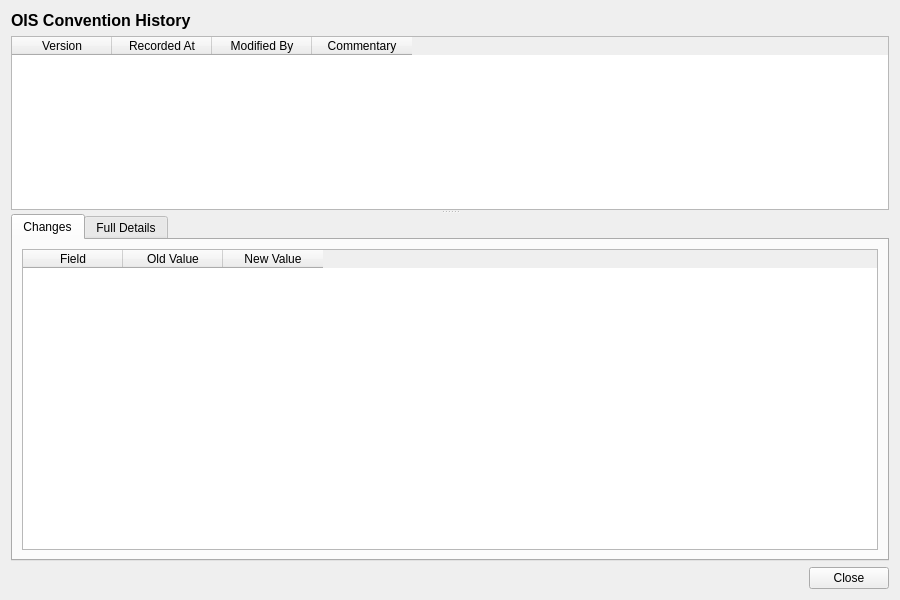
<?xml version="1.0" encoding="UTF-8"?>
<ui version="4.0">
 <class>OisConventionHistoryDialog</class>
 <widget class="QWidget" name="OisConventionHistoryDialog">
  <property name="geometry">
   <rect>
    <x>0</x>
    <y>0</y>
    <width>900</width>
    <height>600</height>
   </rect>
  </property>
  <property name="windowTitle">
   <string>OIS Convention History</string>
  </property>
  <layout class="QVBoxLayout" name="verticalLayout">
   <item>
    <widget class="QLabel" name="titleLabel">
     <property name="font">
      <font>
       <pointsize>12</pointsize>
       <bold>true</bold>
      </font>
     </property>
     <property name="text">
      <string>OIS Convention History</string>
     </property>
    </widget>
   </item>
   <item>
    <widget class="QSplitter" name="splitter">
     <property name="orientation">
      <enum>Qt::Vertical</enum>
     </property>
     <widget class="QTableWidget" name="versionListWidget">
      <property name="minimumHeight">
       <number>150</number>
      </property>
      <property name="maximumHeight">
       <number>250</number>
      </property>
      <property name="alternatingRowColors">
       <bool>true</bool>
      </property>
      <property name="editTriggers">
       <set>QAbstractItemView::NoEditTriggers</set>
      </property>
      <property name="selectionMode">
       <enum>QAbstractItemView::SingleSelection</enum>
      </property>
      <property name="selectionBehavior">
       <enum>QAbstractItemView::SelectRows</enum>
      </property>
      <column>
       <property name="text">
        <string>Version</string>
       </property>
      </column>
      <column>
       <property name="text">
        <string>Recorded At</string>
       </property>
      </column>
      <column>
       <property name="text">
        <string>Modified By</string>
       </property>
      </column>
      <column>
       <property name="text">
        <string>Commentary</string>
       </property>
      </column>
     </widget>
     <widget class="QWidget" name="detailWidget">
      <layout class="QVBoxLayout" name="detailLayout">
       <property name="leftMargin">
        <number>0</number>
       </property>
       <property name="topMargin">
        <number>0</number>
       </property>
       <property name="rightMargin">
        <number>0</number>
       </property>
       <property name="bottomMargin">
        <number>0</number>
       </property>
       <item>
        <widget class="QTabWidget" name="tabWidget">
         <property name="currentIndex">
          <number>0</number>
         </property>
         <widget class="QWidget" name="changesTab">
          <attribute name="title">
           <string>Changes</string>
          </attribute>
          <layout class="QVBoxLayout" name="changesTabLayout">
           <item>
            <widget class="QTableWidget" name="changesTableWidget">
             <property name="editTriggers">
              <set>QAbstractItemView::NoEditTriggers</set>
             </property>
             <property name="alternatingRowColors">
              <bool>true</bool>
             </property>
             <property name="selectionMode">
              <enum>QAbstractItemView::SingleSelection</enum>
             </property>
             <property name="selectionBehavior">
              <enum>QAbstractItemView::SelectRows</enum>
             </property>
             <column>
              <property name="text">
               <string>Field</string>
              </property>
             </column>
             <column>
              <property name="text">
               <string>Old Value</string>
              </property>
             </column>
             <column>
              <property name="text">
               <string>New Value</string>
              </property>
             </column>
            </widget>
           </item>
          </layout>
         </widget>
         <widget class="QWidget" name="fullDetailsTab">
          <attribute name="title">
           <string>Full Details</string>
          </attribute>
          <layout class="QVBoxLayout" name="fullDetailsTabLayout">
           <item>
            <widget class="QScrollArea" name="scrollArea">
             <property name="widgetResizable">
              <bool>true</bool>
             </property>
             <widget class="QWidget" name="scrollAreaWidgetContents">
              <property name="geometry">
               <rect>
                <x>0</x>
                <y>0</y>
                <width>560</width>
                <height>450</height>
               </rect>
              </property>
              <layout class="QFormLayout" name="formLayout">
               <item row="0" column="0">
                <widget class="QLabel" name="idLabel">
                 <property name="text">
                  <string>Id:</string>
                 </property>
                </widget>
               </item>
               <item row="0" column="1">
                <widget class="QLabel" name="idValue">
                 <property name="text">
                  <string/>
                 </property>
                </widget>
               </item>
               <item row="1" column="0">
                <widget class="QLabel" name="indexLabel">
                 <property name="text">
                  <string>Index:</string>
                 </property>
                </widget>
               </item>
               <item row="1" column="1">
                <widget class="QLabel" name="indexValue">
                 <property name="text">
                  <string/>
                 </property>
                </widget>
               </item>
               <item row="2" column="0">
                <widget class="QLabel" name="spot_lagLabel">
                 <property name="text">
                  <string>Spot Lag:</string>
                 </property>
                </widget>
               </item>
               <item row="2" column="1">
                <widget class="QLabel" name="spotLagValue">
                 <property name="text">
                  <string/>
                 </property>
                </widget>
               </item>
               <item row="3" column="0">
                <widget class="QLabel" name="fixed_day_count_fractionLabel">
                 <property name="text">
                  <string>Fixed Day Count Fraction:</string>
                 </property>
                </widget>
               </item>
               <item row="3" column="1">
                <widget class="QLabel" name="fixedDayCountFractionValue">
                 <property name="text">
                  <string/>
                 </property>
                </widget>
               </item>
               <item row="4" column="0">
                <widget class="QLabel" name="fixed_calendarLabel">
                 <property name="text">
                  <string>Fixed Calendar:</string>
                 </property>
                </widget>
               </item>
               <item row="4" column="1">
                <widget class="QLabel" name="fixedCalendarValue">
                 <property name="text">
                  <string/>
                 </property>
                </widget>
               </item>
               <item row="5" column="0">
                <widget class="QLabel" name="payment_lagLabel">
                 <property name="text">
                  <string>Payment Lag:</string>
                 </property>
                </widget>
               </item>
               <item row="5" column="1">
                <widget class="QLabel" name="paymentLagValue">
                 <property name="text">
                  <string/>
                 </property>
                </widget>
               </item>
               <item row="6" column="0">
                <widget class="QLabel" name="fixed_frequencyLabel">
                 <property name="text">
                  <string>Fixed Frequency:</string>
                 </property>
                </widget>
               </item>
               <item row="6" column="1">
                <widget class="QLabel" name="fixedFrequencyValue">
                 <property name="text">
                  <string/>
                 </property>
                </widget>
               </item>
               <item row="7" column="0">
                <widget class="QLabel" name="fixed_conventionLabel">
                 <property name="text">
                  <string>Fixed Convention:</string>
                 </property>
                </widget>
               </item>
               <item row="7" column="1">
                <widget class="QLabel" name="fixedConventionValue">
                 <property name="text">
                  <string/>
                 </property>
                </widget>
               </item>
               <item row="8" column="0">
                <widget class="QLabel" name="fixed_payment_conventionLabel">
                 <property name="text">
                  <string>Fixed Payment Convention:</string>
                 </property>
                </widget>
               </item>
               <item row="8" column="1">
                <widget class="QLabel" name="fixedPaymentConventionValue">
                 <property name="text">
                  <string/>
                 </property>
                </widget>
               </item>
               <item row="9" column="0">
                <widget class="QLabel" name="ruleLabel">
                 <property name="text">
                  <string>Rule:</string>
                 </property>
                </widget>
               </item>
               <item row="9" column="1">
                <widget class="QLabel" name="ruleValue">
                 <property name="text">
                  <string/>
                 </property>
                </widget>
               </item>
               <item row="10" column="0">
                <widget class="QLabel" name="payment_calendarLabel">
                 <property name="text">
                  <string>Payment Calendar:</string>
                 </property>
                </widget>
               </item>
               <item row="10" column="1">
                <widget class="QLabel" name="paymentCalendarValue">
                 <property name="text">
                  <string/>
                 </property>
                </widget>
               </item>
               <item row="11" column="0">
                <widget class="QLabel" name="rate_cutoffLabel">
                 <property name="text">
                  <string>Rate Cutoff:</string>
                 </property>
                </widget>
               </item>
               <item row="11" column="1">
                <widget class="QLabel" name="rateCutoffValue">
                 <property name="text">
                  <string/>
                 </property>
                </widget>
               </item>
               <item row="12" column="0">
                <widget class="QLabel" name="end_of_monthLabel">
                 <property name="text">
                  <string>End Of Month:</string>
                 </property>
                </widget>
               </item>
               <item row="12" column="1">
                <widget class="QLabel" name="endOfMonthValue">
                 <property name="text">
                  <string/>
                 </property>
                </widget>
               </item>
               <item row="13" column="0">
                <widget class="QLabel" name="versionNumberLabel">
                 <property name="text">
                  <string>Version:</string>
                 </property>
                </widget>
               </item>
               <item row="13" column="1">
                <widget class="QLabel" name="versionNumberValue">
                 <property name="text">
                  <string/>
                 </property>
                </widget>
               </item>
               <item row="14" column="0">
                <widget class="QLabel" name="modifiedByLabel">
                 <property name="text">
                  <string>Modified By:</string>
                 </property>
                </widget>
               </item>
               <item row="14" column="1">
                <widget class="QLabel" name="modifiedByValue">
                 <property name="text">
                  <string/>
                 </property>
                </widget>
               </item>
               <item row="15" column="0">
                <widget class="QLabel" name="recordedAtLabel">
                 <property name="text">
                  <string>Recorded At:</string>
                 </property>
                </widget>
               </item>
               <item row="15" column="1">
                <widget class="QLabel" name="recordedAtValue">
                 <property name="text">
                  <string/>
                 </property>
                </widget>
               </item>
               <item row="16" column="0">
                <widget class="QLabel" name="changeCommentaryLabel">
                 <property name="text">
                  <string>Change Commentary:</string>
                 </property>
                </widget>
               </item>
               <item row="16" column="1">
                <widget class="QLabel" name="changeCommentaryValue">
                 <property name="text">
                  <string/>
                 </property>
                 <property name="wordWrap">
                  <bool>true</bool>
                 </property>
                </widget>
               </item>
              </layout>
             </widget>
            </widget>
           </item>
          </layout>
         </widget>
        </widget>
       </item>
      </layout>
     </widget>
    </widget>
   </item>
   <item>
    <layout class="QHBoxLayout" name="buttonLayout">
     <item>
      <spacer name="horizontalSpacer">
       <property name="orientation">
        <enum>Qt::Horizontal</enum>
       </property>
       <property name="sizeHint" stdset="0">
        <size><width>40</width><height>20</height></size>
       </property>
      </spacer>
     </item>
     <item>
      <widget class="QPushButton" name="closeButton">
       <property name="text">
        <string>Close</string>
       </property>
      </widget>
     </item>
    </layout>
   </item>
  </layout>
 </widget>
 <resources/>
 <connections/>
</ui>
